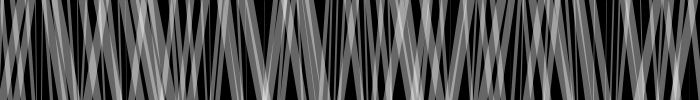
Frame 1 (no input)
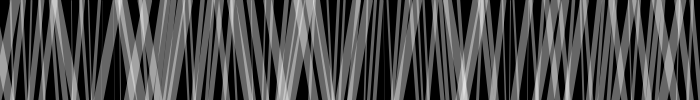
Frame 60 (the mouse pressed at the canvas centre just before this capture)
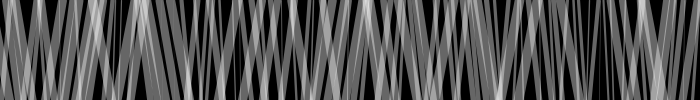
Frame 120 (the mouse held since frame 60 and released just before this capture)

The Processing sketch that drew these frames (run headless with seeded random() and noise(); from frame 60 on, the mouse is pressed at the canvas centre):

// Processing sketch: lines_random
// ── lines_random.pde
void setup() {
  size(700, 100);
  stroke(255, 102);
}

void draw() {
  background(0);  
  for (int i = 0; i < width; i+=6) { 
    float r = random(-10, 10);
    strokeWeight(abs(r));
    line(i-r, 100, i+r, 0);
  }
}
